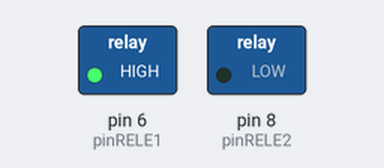
The sketch below on a simulated Arduino Uno, built with avr-gcc and run on an emulated ATmega328P. Shown: switched loads named in the sketch (green lamp = pin HIGH).

Above: at 2.5 s.
At 7.5 s:
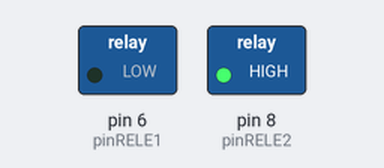
Timing chart, 0 to 13.0 s (numbered marks = the images above):
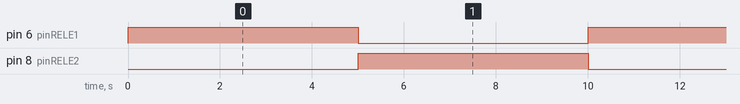

Measured:
- by itself, pin 6 (pinRELE1), pin 8 (pinRELE2): alternates HIGH for 5.0 s and LOW for 5.0 s

The sketch:

relay.ino
```cpp
/*controla el uso de los relays
uno en digital 6 y otro en digital 8*/

const int pinRELE1 = 6;
const int pinRELE2 = 8;

void setup(){
Serial.begin(115200);
pinMode(pinRELE1, OUTPUT);
pinMode(pinRELE2, OUTPUT);
}

void loop(){
  digitalWrite(pinRELE1, HIGH);
  digitalWrite(pinRELE2, LOW);
  delay(5000);
  digitalWrite(pinRELE1, LOW);
  digitalWrite(pinRELE2, HIGH);
  delay(5000);
}
```
